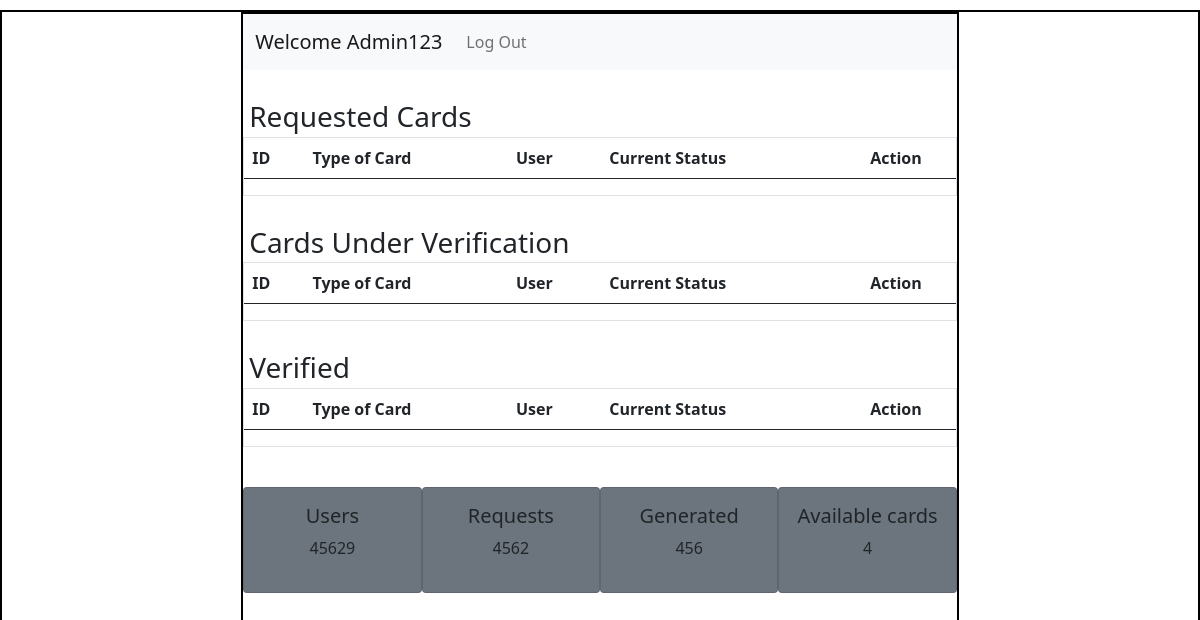
/admin, run on an earlier commit of the app's database.
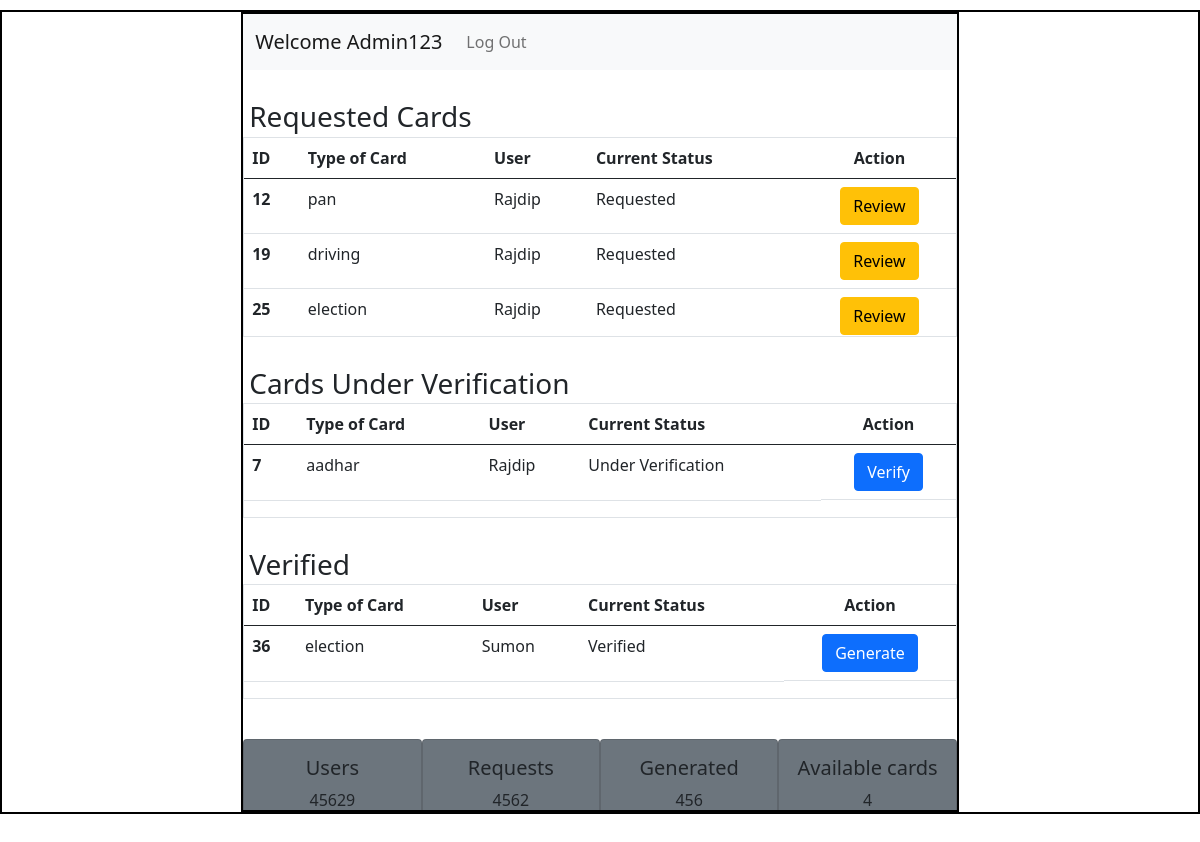
And on a later commit of the database.
### application/models.py (models this page shows)
class User(db.Model):
    id = db.Column(db.Integer(), primary_key=True)
    username = db.Column(db.String(), unique = True, nullable = False)
    email = db.Column(db.String(), unique = True, nullable = False)
    password = db.Column(db.String(), nullable = False)
    type = db.Column(db.String(), default = "general")
    details = db.relationship("Info", backref = "creator")

class Info(db.Model):
    id = db.Column(db.Integer(), primary_key = True)
    atr_name = db.Column(db.String(), nullable = False)
    atr_value = db.Column(db.String(), nullable = False)
    c_name = db.Column(db.String(), nullable = False)
    user_id = db.Column(db.Integer(), db.ForeignKey("user.id"),nullable = False )

### application/controllers.py (the view)
@app.route("/admin")
def admin_dash():
    this_user = User.query.filter_by(type="admin").first()
    all_info = Info.query.all()
    return render_template("admin_dash.html",this_user=this_user,all_info=all_info)

### templates/admin_dash.html (shortened to what this page needs)
<!DOCTYPE html>
<html lang="en">
<head>
    <link rel="stylesheet" href="/static/style.css">
    <link href="https://cdn.jsdelivr.net/npm/bootstrap@5.0.2/dist/css/bootstrap.min.css" rel="stylesheet">
</head>
<body>
    <div id="main">
        <div id="canvas" class="overflow-auto">
          <nav class="navbar navbar-expand-lg navbar-light bg-light">
            <div class="container-fluid">
              <a class="navbar-brand" href="#">Welcome {{this_user.username}}</a>
              <div class="collapse navbar-collapse " id="navbarSupportedContent">
                <ul class="navbar-nav me-auto mb-2 mb-lg-0">
                  <li class="nav-item">
                    <a class="nav-link" href="/login">Log Out</a>
                  </li>
                </ul>
              </div>
            </div>
          </nav>
            <div id="content">
              <h3 class="headings">Requested Cards</h3>
              <div id="table" class="border" style="max-height: 200px; overflow-y:scroll";>
              <table class="table">
                <thead>
                  <tr>
                    <th scope="col">ID</th>
                    <th scope="col">Type of Card</th>
                    <th scope="col">User</th>
                    <th scope="col">Current Status</th>
                    <th scope="col" class="text-center">Action</th>
                  </tr>
                </thead>
                <tbody>
                  {% for info in all_info %}
                    {% if info.atr_value == "requested" %}
                      <tr>
                        <th scope="row">{{loop.index}}</th>
                        <td>{{info.c_name}}</td>
                        <td>{{info.creator.username}}</td>
                        <td>Requested</td>
                        <td class="justify-content-evenly d-flex">
                          <a href="" type="button" class="btn btn-warning">Review</a>
                        </td>
                      </tr>
                    {% endif %}
                  {%  endfor %}
                </tbody>
              </table>
              </div>
              <h3 class="headings">Cards Under Verification</h3>
              <div id="table" class="border" style="max-height: 150px; overflow-y:scroll";>
              <table class="table">
                <thead>
                  <tr>
                    <th scope="col">ID</th>
                    <th scope="col">Type of Card</th>
                    <th scope="col">User</th>
                    <th scope="col">Current Status</th>
                    <th scope="col" class="text-center">Action</th>
                  </tr>
                </thead>
                <tbody>
                  {% for info in all_info %}
                    {% if info.atr_value == "under_verification" %}
                      <tr>
                        <th scope="row">{{loop.index}}</th>
                        <td>{{info.c_name}}</td>
                        <td>{{info.creator.username}}</td>
                        <td>Under Verification</td>
                        <td class="justify-content-evenly d-flex">
                          <a href="/templates/update_status.html" type="button" class="btn btn-primary">Verify</a>
                        </td>
                      </tr>
                    {% endif %}
                  {%  endfor %}
                </tbody>
              </table>
              </div>
              <h3 class="headings">Verified</h3>
              <div id="table" class="border" style="max-height: 150px; overflow-y:scroll";>
              <table class="table">
                <thead>
                  <tr>
                    <th scope="col">ID</th>
                    <th scope="col">Type of Card</th>
                    <th scope="col">User</th>
                    <th scope="col">Current Status</th>
                    <th scope="col" class="text-center">Action</th>
                  </tr>
                </thead>
                <tbody>
                  {% for info in all_info %}
                    {% if info.atr_value == "verified" %}
                      <tr>
                        <th scope="row">{{loop.index}}</th>
                        <td>{{info.c_name}}</td>
                        <td>{{info.creator.username}}</td>
                        <td>Verified</td>
                        <td class="justify-content-evenly d-flex">
                          <a href="/templates/update_status.html" type="button" class="btn btn-primary">Generate</a>
                        </td>
                      </tr>
                    {% endif %}
                  {%  endfor %}
                </tbody>
              </table>
              </div>
                <div class="d-flex justify-content-around text-center" style="margin-top: 40px;">
                  <div class="card bg-secondary p-3 ">
                    <h5>Users</h5>
                    <p>45629</p>
                  </div>
                  <div class="card bg-secondary p-3 ">
                    <h5>Requests</h5>
                    <p>4562</p>
                  </div>
                  <div class="card bg-secondary p-3 ">
                    <h5>Generated</h5>
                    <p>456</p>
                  </div>
                  <div class="card bg-secondary p-3 ">
                    <h5>Available cards</h5>
                    <p>4</p>
                  </div>
                </div>
            </div>
        </div>
    </div>
</body>
</html>

### static/style.css (style rules this page uses)
* { margin:0px; }
#main,#canvas { border:2px solid black; margin-top: 10px; }
#canvas { width: 60%; margin: auto; height: 800px; }
.headings { margin: 3px; padding-left: 3px; margin-top: 30px; }

### templates/admin_dash.html (style rules this page uses)
.card { width:200px; }

What changed in the data, as far as the page shows it:
added Info: c_name "pan", creator.username "Rajdip", shown under "Requested Cards"
added Info: c_name "driving", creator.username "Rajdip", shown under "Requested Cards"
added Info: c_name "election", creator.username "Rajdip", shown under "Requested Cards"
added Info: c_name "aadhar", creator.username "Rajdip", shown under "Cards Under Verification"
added Info: c_name "election", creator.username "Sumon", shown under "Verified"
